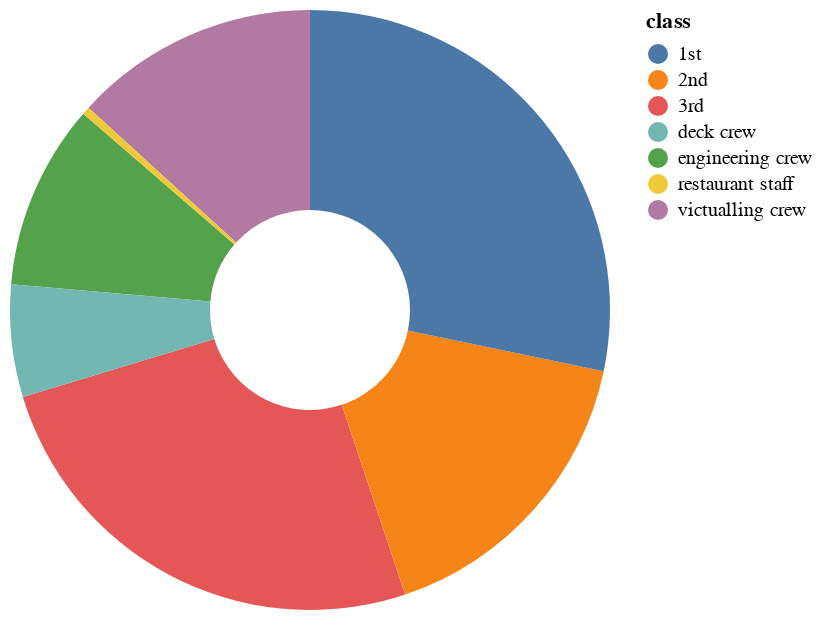

The notebook cell saved with this chart:
### Code cell
alt.Chart(df_titanic).mark_arc(innerRadius=50).encode(
    theta="sum(survived)",
    color="class:N",
)

### Figure 1 — Vega-Lite specification as saved in the notebook (floating-point values rounded to 4 significant figures; data arrays with more than 128 entries replaced by an {"elided": "..."} marker saying what was removed)
{"config": {"view": {"continuousWidth": 300, "continuousHeight": 300}}, "data": {"name": "data-88d452e7751a3f6e840381b225d4e2c0"}, "mark": {"type": "arc", "innerRadius": 50}, "encoding": {"color": {"field": "class", "type": "nominal"}, "theta": {"aggregate": "sum", "field": "survived", "type": "quantitative"}}, "$schema": "https://vega.github.io/schema/vega-lite/v5.15.1.json", "datasets": {"data-88d452e7751a3f6e840381b225d4e2c0": {"elided": "2207 records"}}}
